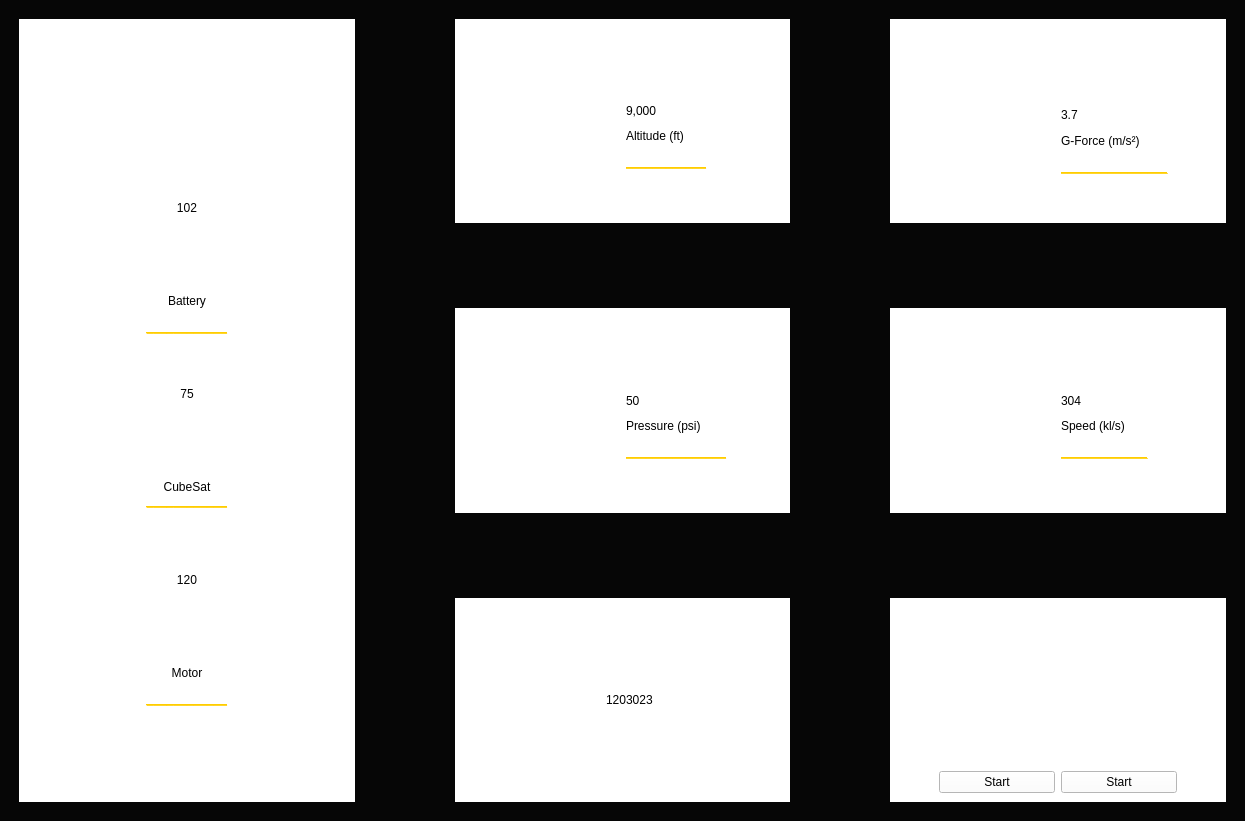
<?xml version="1.0" encoding="UTF-8"?>
<ui version="4.0">
 <class>MainWindow</class>
 <widget class="QMainWindow" name="MainWindow">
  <property name="geometry">
   <rect>
    <x>0</x>
    <y>0</y>
    <width>1245</width>
    <height>821</height>
   </rect>
  </property>
  <property name="windowTitle">
   <string>MainWindow</string>
  </property>
  <widget class="QWidget" name="central_widget">
   <property name="styleSheet">
    <string notr="true">background-color: #060606;</string>
   </property>
   <layout class="QHBoxLayout" name="horizontalLayout">
    <item>
     <layout class="QGridLayout" name="main_grid">
      <property name="leftMargin">
       <number>10</number>
      </property>
      <property name="topMargin">
       <number>10</number>
      </property>
      <property name="rightMargin">
       <number>10</number>
      </property>
      <property name="bottomMargin">
       <number>10</number>
      </property>
      <property name="horizontalSpacing">
       <number>100</number>
      </property>
      <property name="verticalSpacing">
       <number>85</number>
      </property>
      <item row="0" column="2">
       <widget class="QWidget" name="gridWidget" native="true">
        <property name="styleSheet">
         <string notr="true">background-color: white;
border-radius: 3em;
max-width: 32.5em;
max-height: 20em;</string>
        </property>
        <layout class="QGridLayout" name="gridLayout">
         <item row="0" column="0">
          <spacer name="verticalSpacer_3">
           <property name="orientation">
            <enum>Qt::Vertical</enum>
           </property>
           <property name="sizeType">
            <enum>QSizePolicy::Minimum</enum>
           </property>
           <property name="sizeHint" stdset="0">
            <size>
             <width>20</width>
             <height>40</height>
            </size>
           </property>
          </spacer>
         </item>
         <item row="1" column="0" rowspan="4">
          <widget class="QLabel" name="label_3">
           <property name="text">
            <string/>
           </property>
           <property name="pixmap">
            <pixmap>arrow.png</pixmap>
           </property>
           <property name="alignment">
            <set>Qt::AlignCenter</set>
           </property>
          </widget>
         </item>
         <item row="5" column="0">
          <spacer name="verticalSpacer_4">
           <property name="orientation">
            <enum>Qt::Vertical</enum>
           </property>
           <property name="sizeType">
            <enum>QSizePolicy::Minimum</enum>
           </property>
           <property name="sizeHint" stdset="0">
            <size>
             <width>20</width>
             <height>40</height>
            </size>
           </property>
          </spacer>
         </item>
         <item row="5" column="1">
          <spacer name="verticalSpacer">
           <property name="orientation">
            <enum>Qt::Vertical</enum>
           </property>
           <property name="sizeType">
            <enum>QSizePolicy::Minimum</enum>
           </property>
           <property name="sizeHint" stdset="0">
            <size>
             <width>20</width>
             <height>40</height>
            </size>
           </property>
          </spacer>
         </item>
         <item row="0" column="1">
          <spacer name="verticalSpacer_2">
           <property name="orientation">
            <enum>Qt::Vertical</enum>
           </property>
           <property name="sizeType">
            <enum>QSizePolicy::Minimum</enum>
           </property>
           <property name="sizeHint" stdset="0">
            <size>
             <width>20</width>
             <height>40</height>
            </size>
           </property>
          </spacer>
         </item>
         <item row="1" column="1" rowspan="2">
          <widget class="QLabel" name="alt_label">
           <property name="styleSheet">
            <string notr="true">font: 75 32pt &quot;MS Sans Serif&quot;;

</string>
           </property>
           <property name="text">
            <string>9,000</string>
           </property>
           <property name="alignment">
            <set>Qt::AlignBottom|Qt::AlignLeading|Qt::AlignLeft</set>
           </property>
          </widget>
         </item>
         <item row="3" column="1" rowspan="2">
          <widget class="QLabel" name="label">
           <property name="styleSheet">
            <string notr="true">font: 25 16pt &quot;Bahnschrift Light&quot;;</string>
           </property>
           <property name="text">
            <string>&lt;html&gt;&lt;head/&gt;&lt;body&gt;&lt;p&gt;Altitude (ft)&lt;/p&gt;&lt;p&gt;&lt;span style=&quot; text-decoration: underline; color:#ffcd00;&quot;&gt;____________&lt;/span&gt;&lt;/p&gt;&lt;/body&gt;&lt;/html&gt;</string>
           </property>
           <property name="alignment">
            <set>Qt::AlignLeading|Qt::AlignLeft|Qt::AlignVCenter</set>
           </property>
          </widget>
         </item>
        </layout>
       </widget>
      </item>
      <item row="0" column="1" rowspan="3">
       <widget class="QWidget" name="gridWidget" native="true">
        <property name="styleSheet">
         <string notr="true">background-color: white;
border-radius: 3em;
margin: .5em 4em;
padding: -2em;
max-width: 30em;</string>
        </property>
        <layout class="QGridLayout" name="gridLayout_5">
         <item row="9" column="0">
          <spacer name="verticalSpacer_17">
           <property name="orientation">
            <enum>Qt::Vertical</enum>
           </property>
           <property name="sizeType">
            <enum>QSizePolicy::Minimum</enum>
           </property>
           <property name="sizeHint" stdset="0">
            <size>
             <width>20</width>
             <height>40</height>
            </size>
           </property>
          </spacer>
         </item>
         <item row="8" column="0">
          <widget class="QLabel" name="label_13">
           <property name="styleSheet">
            <string notr="true">font: 25 16pt &quot;Bahnschrift Light&quot;;</string>
           </property>
           <property name="text">
            <string>&lt;html&gt;&lt;head/&gt;&lt;body&gt;&lt;p&gt;Motor&lt;/p&gt;&lt;p&gt;&lt;span style=&quot; text-decoration: underline; color:#ffcd00;&quot;&gt;____________&lt;/span&gt;&lt;/p&gt;&lt;/body&gt;&lt;/html&gt;</string>
           </property>
           <property name="alignment">
            <set>Qt::AlignHCenter|Qt::AlignTop</set>
           </property>
          </widget>
         </item>
         <item row="0" column="0">
          <spacer name="verticalSpacer_18">
           <property name="orientation">
            <enum>Qt::Vertical</enum>
           </property>
           <property name="sizeType">
            <enum>QSizePolicy::Fixed</enum>
           </property>
           <property name="sizeHint" stdset="0">
            <size>
             <width>20</width>
             <height>40</height>
            </size>
           </property>
          </spacer>
         </item>
         <item row="3" column="0">
          <widget class="QLabel" name="bat_temp_label">
           <property name="styleSheet">
            <string notr="true">font: 75 32pt &quot;MS Sans Serif&quot;;
</string>
           </property>
           <property name="text">
            <string>102</string>
           </property>
           <property name="alignment">
            <set>Qt::AlignHCenter|Qt::AlignTop</set>
           </property>
          </widget>
         </item>
         <item row="7" column="0">
          <widget class="QLabel" name="motor_temp_label">
           <property name="styleSheet">
            <string notr="true">font: 32pt &quot;Bahnschrift SemiBold&quot;;
</string>
           </property>
           <property name="text">
            <string>120</string>
           </property>
           <property name="alignment">
            <set>Qt::AlignHCenter|Qt::AlignTop</set>
           </property>
          </widget>
         </item>
         <item row="4" column="0">
          <widget class="QLabel" name="label_15">
           <property name="styleSheet">
            <string notr="true">font: 25 16pt &quot;Bahnschrift Light&quot;;</string>
           </property>
           <property name="text">
            <string>&lt;html&gt;&lt;head/&gt;&lt;body&gt;&lt;p&gt;Battery&lt;/p&gt;&lt;p&gt;&lt;span style=&quot; text-decoration: underline; color:#ffcd00;&quot;&gt;____________&lt;/span&gt;&lt;/p&gt;&lt;/body&gt;&lt;/html&gt;</string>
           </property>
           <property name="alignment">
            <set>Qt::AlignHCenter|Qt::AlignTop</set>
           </property>
          </widget>
         </item>
         <item row="1" column="0">
          <widget class="QLabel" name="label_16">
           <property name="text">
            <string/>
           </property>
           <property name="pixmap">
            <pixmap>temp.png</pixmap>
           </property>
           <property name="alignment">
            <set>Qt::AlignCenter</set>
           </property>
          </widget>
         </item>
         <item row="5" column="0">
          <widget class="QLabel" name="cubesat_temp_label">
           <property name="styleSheet">
            <string notr="true">font: 32pt &quot;Bahnschrift SemiBold&quot;;
</string>
           </property>
           <property name="text">
            <string>75</string>
           </property>
           <property name="alignment">
            <set>Qt::AlignHCenter|Qt::AlignTop</set>
           </property>
          </widget>
         </item>
         <item row="2" column="0">
          <spacer name="verticalSpacer_19">
           <property name="orientation">
            <enum>Qt::Vertical</enum>
           </property>
           <property name="sizeType">
            <enum>QSizePolicy::Fixed</enum>
           </property>
           <property name="sizeHint" stdset="0">
            <size>
             <width>20</width>
             <height>40</height>
            </size>
           </property>
          </spacer>
         </item>
         <item row="6" column="0">
          <widget class="QLabel" name="label_18">
           <property name="styleSheet">
            <string notr="true">font: 25 16pt &quot;Bahnschrift Light&quot;;
</string>
           </property>
           <property name="text">
            <string>&lt;html&gt;&lt;head/&gt;&lt;body&gt;&lt;p&gt;CubeSat&lt;br/&gt;&lt;span style=&quot; text-decoration: underline; color:#ffcd00;&quot;&gt;____________&lt;/span&gt;&lt;/p&gt;&lt;/body&gt;&lt;/html&gt;</string>
           </property>
           <property name="alignment">
            <set>Qt::AlignHCenter|Qt::AlignTop</set>
           </property>
          </widget>
         </item>
        </layout>
       </widget>
      </item>
      <item row="1" column="4">
       <widget class="QWidget" name="gridWidget" native="true">
        <property name="styleSheet">
         <string notr="true">background-color: white;
border-radius: 3em;</string>
        </property>
        <layout class="QGridLayout" name="gridLayout_4">
         <item row="0" column="1">
          <spacer name="verticalSpacer_14">
           <property name="orientation">
            <enum>Qt::Vertical</enum>
           </property>
           <property name="sizeType">
            <enum>QSizePolicy::Minimum</enum>
           </property>
           <property name="sizeHint" stdset="0">
            <size>
             <width>20</width>
             <height>40</height>
            </size>
           </property>
          </spacer>
         </item>
         <item row="0" column="0">
          <spacer name="verticalSpacer_15">
           <property name="orientation">
            <enum>Qt::Vertical</enum>
           </property>
           <property name="sizeType">
            <enum>QSizePolicy::Minimum</enum>
           </property>
           <property name="sizeHint" stdset="0">
            <size>
             <width>20</width>
             <height>40</height>
            </size>
           </property>
          </spacer>
         </item>
         <item row="4" column="0">
          <spacer name="verticalSpacer_16">
           <property name="orientation">
            <enum>Qt::Vertical</enum>
           </property>
           <property name="sizeType">
            <enum>QSizePolicy::Minimum</enum>
           </property>
           <property name="sizeHint" stdset="0">
            <size>
             <width>20</width>
             <height>40</height>
            </size>
           </property>
          </spacer>
         </item>
         <item row="1" column="1">
          <widget class="QLabel" name="spd_label">
           <property name="styleSheet">
            <string notr="true">font: 32pt &quot;Bahnschrift SemiBold&quot;;
</string>
           </property>
           <property name="text">
            <string>304</string>
           </property>
           <property name="alignment">
            <set>Qt::AlignBottom|Qt::AlignLeading|Qt::AlignLeft</set>
           </property>
          </widget>
         </item>
         <item row="4" column="1">
          <spacer name="verticalSpacer_13">
           <property name="orientation">
            <enum>Qt::Vertical</enum>
           </property>
           <property name="sizeType">
            <enum>QSizePolicy::Minimum</enum>
           </property>
           <property name="sizeHint" stdset="0">
            <size>
             <width>20</width>
             <height>40</height>
            </size>
           </property>
          </spacer>
         </item>
         <item row="2" column="1">
          <widget class="QLabel" name="label_12">
           <property name="styleSheet">
            <string notr="true">font: 25 16pt &quot;Bahnschrift Light&quot;;</string>
           </property>
           <property name="text">
            <string>&lt;html&gt;&lt;head/&gt;&lt;body&gt;&lt;p&gt;Speed (kl/s)&lt;/p&gt;&lt;p&gt;&lt;span style=&quot; text-decoration: underline; color:#ffcd00;&quot;&gt;_____________&lt;/span&gt;&lt;/p&gt;&lt;/body&gt;&lt;/html&gt;</string>
           </property>
          </widget>
         </item>
         <item row="1" column="0" rowspan="2">
          <widget class="QLabel" name="label_10">
           <property name="text">
            <string/>
           </property>
           <property name="pixmap">
            <pixmap>accel.png</pixmap>
           </property>
           <property name="alignment">
            <set>Qt::AlignCenter</set>
           </property>
          </widget>
         </item>
        </layout>
       </widget>
      </item>
      <item row="2" column="2">
       <widget class="QWidget" name="gridWidget" native="true">
        <property name="styleSheet">
         <string notr="true">background-color: white;
border-radius: 1.5em;
max-height: 12em;</string>
        </property>
        <layout class="QGridLayout" name="gridLayout_6">
         <item row="0" column="1">
          <widget class="QLabel" name="gps_label">
           <property name="styleSheet">
            <string notr="true">font: 20pt &quot;Bahnschrift SemiBold&quot;;
</string>
           </property>
           <property name="text">
            <string>1203023</string>
           </property>
          </widget>
         </item>
         <item row="0" column="0">
          <widget class="QLabel" name="label_2">
           <property name="text">
            <string/>
           </property>
           <property name="pixmap">
            <pixmap>gps.png</pixmap>
           </property>
           <property name="alignment">
            <set>Qt::AlignCenter</set>
           </property>
          </widget>
         </item>
         <item row="0" column="2">
          <spacer name="horizontalSpacer">
           <property name="orientation">
            <enum>Qt::Horizontal</enum>
           </property>
           <property name="sizeType">
            <enum>QSizePolicy::Fixed</enum>
           </property>
           <property name="sizeHint" stdset="0">
            <size>
             <width>40</width>
             <height>20</height>
            </size>
           </property>
          </spacer>
         </item>
        </layout>
       </widget>
      </item>
      <item row="2" column="4">
       <widget class="QWidget" name="gridWidget_2" native="true">
        <property name="styleSheet">
         <string notr="true">background-color: white;
border-radius: 5em;
max-height: 10em;</string>
        </property>
        <layout class="QGridLayout" name="gridLayout_7">
         <item row="0" column="0">
          <spacer name="horizontalSpacer_2">
           <property name="orientation">
            <enum>Qt::Horizontal</enum>
           </property>
           <property name="sizeType">
            <enum>QSizePolicy::Fixed</enum>
           </property>
           <property name="sizeHint" stdset="0">
            <size>
             <width>40</width>
             <height>20</height>
            </size>
           </property>
          </spacer>
         </item>
         <item row="0" column="1">
          <widget class="QLabel" name="label_5">
           <property name="text">
            <string/>
           </property>
           <property name="pixmap">
            <pixmap>write.png</pixmap>
           </property>
           <property name="alignment">
            <set>Qt::AlignCenter</set>
           </property>
          </widget>
         </item>
         <item row="1" column="2">
          <widget class="QPushButton" name="camera_btn">
           <property name="styleSheet">
            <string notr="true">font: 25 16pt &quot;Bahnschrift Light&quot;;</string>
           </property>
           <property name="text">
            <string>Start</string>
           </property>
          </widget>
         </item>
         <item row="0" column="2">
          <widget class="QLabel" name="label_8">
           <property name="text">
            <string/>
           </property>
           <property name="pixmap">
            <pixmap>camera.png</pixmap>
           </property>
           <property name="alignment">
            <set>Qt::AlignCenter</set>
           </property>
          </widget>
         </item>
         <item row="1" column="0">
          <spacer name="horizontalSpacer_3">
           <property name="orientation">
            <enum>Qt::Horizontal</enum>
           </property>
           <property name="sizeType">
            <enum>QSizePolicy::Fixed</enum>
           </property>
           <property name="sizeHint" stdset="0">
            <size>
             <width>40</width>
             <height>20</height>
            </size>
           </property>
          </spacer>
         </item>
         <item row="1" column="1">
          <widget class="QPushButton" name="data_btn">
           <property name="styleSheet">
            <string notr="true">font: 25 16pt &quot;Bahnschrift Light&quot;;</string>
           </property>
           <property name="text">
            <string>Start</string>
           </property>
          </widget>
         </item>
         <item row="0" column="3">
          <spacer name="horizontalSpacer_4">
           <property name="orientation">
            <enum>Qt::Horizontal</enum>
           </property>
           <property name="sizeType">
            <enum>QSizePolicy::Fixed</enum>
           </property>
           <property name="sizeHint" stdset="0">
            <size>
             <width>40</width>
             <height>20</height>
            </size>
           </property>
          </spacer>
         </item>
         <item row="1" column="3">
          <spacer name="horizontalSpacer_5">
           <property name="orientation">
            <enum>Qt::Horizontal</enum>
           </property>
           <property name="sizeType">
            <enum>QSizePolicy::Fixed</enum>
           </property>
           <property name="sizeHint" stdset="0">
            <size>
             <width>40</width>
             <height>20</height>
            </size>
           </property>
          </spacer>
         </item>
        </layout>
       </widget>
      </item>
      <item row="1" column="2">
       <widget class="QWidget" name="gridWidget" native="true">
        <property name="styleSheet">
         <string notr="true">background-color: white;
border-radius: 3em;
max-height: 20em;</string>
        </property>
        <layout class="QGridLayout" name="gridLayout_2">
         <item row="0" column="0">
          <spacer name="verticalSpacer_5">
           <property name="orientation">
            <enum>Qt::Vertical</enum>
           </property>
           <property name="sizeType">
            <enum>QSizePolicy::Minimum</enum>
           </property>
           <property name="sizeHint" stdset="0">
            <size>
             <width>20</width>
             <height>40</height>
            </size>
           </property>
          </spacer>
         </item>
         <item row="0" column="1">
          <spacer name="verticalSpacer_6">
           <property name="orientation">
            <enum>Qt::Vertical</enum>
           </property>
           <property name="sizeType">
            <enum>QSizePolicy::Minimum</enum>
           </property>
           <property name="sizeHint" stdset="0">
            <size>
             <width>20</width>
             <height>40</height>
            </size>
           </property>
          </spacer>
         </item>
         <item row="2" column="1">
          <widget class="QLabel" name="label_6">
           <property name="styleSheet">
            <string notr="true">font: 25 16pt &quot;Bahnschrift Light&quot;;</string>
           </property>
           <property name="text">
            <string>&lt;html&gt;&lt;head/&gt;&lt;body&gt;&lt;p&gt;Pressure (psi)&lt;/p&gt;&lt;p&gt;&lt;span style=&quot; text-decoration: underline; color:#ffcd00;&quot;&gt;_______________&lt;/span&gt;&lt;/p&gt;&lt;/body&gt;&lt;/html&gt;</string>
           </property>
           <property name="alignment">
            <set>Qt::AlignLeading|Qt::AlignLeft|Qt::AlignVCenter</set>
           </property>
          </widget>
         </item>
         <item row="1" column="1">
          <widget class="QLabel" name="pressure_label">
           <property name="styleSheet">
            <string notr="true">font: 32pt &quot;Bahnschrift SemiBold&quot;;
</string>
           </property>
           <property name="text">
            <string>50</string>
           </property>
           <property name="alignment">
            <set>Qt::AlignBottom|Qt::AlignLeading|Qt::AlignLeft</set>
           </property>
          </widget>
         </item>
         <item row="1" column="0" rowspan="2">
          <widget class="QLabel" name="label_4">
           <property name="text">
            <string/>
           </property>
           <property name="pixmap">
            <pixmap>barometer.png</pixmap>
           </property>
           <property name="alignment">
            <set>Qt::AlignCenter</set>
           </property>
          </widget>
         </item>
         <item row="3" column="0">
          <spacer name="verticalSpacer_7">
           <property name="orientation">
            <enum>Qt::Vertical</enum>
           </property>
           <property name="sizeType">
            <enum>QSizePolicy::Minimum</enum>
           </property>
           <property name="sizeHint" stdset="0">
            <size>
             <width>20</width>
             <height>40</height>
            </size>
           </property>
          </spacer>
         </item>
         <item row="3" column="1">
          <spacer name="verticalSpacer_8">
           <property name="orientation">
            <enum>Qt::Vertical</enum>
           </property>
           <property name="sizeType">
            <enum>QSizePolicy::Minimum</enum>
           </property>
           <property name="sizeHint" stdset="0">
            <size>
             <width>20</width>
             <height>40</height>
            </size>
           </property>
          </spacer>
         </item>
        </layout>
       </widget>
      </item>
      <item row="0" column="4">
       <widget class="QWidget" name="gridWidget" native="true">
        <property name="styleSheet">
         <string notr="true">background-color: white;
border-radius: 3em;
max-width: 32.5em;</string>
        </property>
        <layout class="QGridLayout" name="gridLayout_3">
         <item row="4" column="1">
          <spacer name="verticalSpacer_9">
           <property name="orientation">
            <enum>Qt::Vertical</enum>
           </property>
           <property name="sizeType">
            <enum>QSizePolicy::Minimum</enum>
           </property>
           <property name="sizeHint" stdset="0">
            <size>
             <width>20</width>
             <height>40</height>
            </size>
           </property>
          </spacer>
         </item>
         <item row="3" column="1">
          <widget class="QLabel" name="label_9">
           <property name="styleSheet">
            <string notr="true">font: 25 16pt &quot;Bahnschrift Light&quot;;</string>
           </property>
           <property name="text">
            <string>&lt;html&gt;&lt;head/&gt;&lt;body&gt;&lt;p&gt;G-Force (m/s²)&lt;/p&gt;&lt;p&gt;&lt;span style=&quot; text-decoration: underline; color:#ffcd00;&quot;&gt;________________&lt;/span&gt;&lt;/p&gt;&lt;/body&gt;&lt;/html&gt;</string>
           </property>
          </widget>
         </item>
         <item row="0" column="1">
          <spacer name="verticalSpacer_10">
           <property name="orientation">
            <enum>Qt::Vertical</enum>
           </property>
           <property name="sizeType">
            <enum>QSizePolicy::Minimum</enum>
           </property>
           <property name="sizeHint" stdset="0">
            <size>
             <width>20</width>
             <height>40</height>
            </size>
           </property>
          </spacer>
         </item>
         <item row="4" column="0">
          <spacer name="verticalSpacer_11">
           <property name="orientation">
            <enum>Qt::Vertical</enum>
           </property>
           <property name="sizeType">
            <enum>QSizePolicy::Minimum</enum>
           </property>
           <property name="sizeHint" stdset="0">
            <size>
             <width>20</width>
             <height>40</height>
            </size>
           </property>
          </spacer>
         </item>
         <item row="0" column="0">
          <spacer name="verticalSpacer_12">
           <property name="orientation">
            <enum>Qt::Vertical</enum>
           </property>
           <property name="sizeType">
            <enum>QSizePolicy::Minimum</enum>
           </property>
           <property name="sizeHint" stdset="0">
            <size>
             <width>20</width>
             <height>40</height>
            </size>
           </property>
          </spacer>
         </item>
         <item row="1" column="0" rowspan="3">
          <widget class="QLabel" name="label_7">
           <property name="text">
            <string/>
           </property>
           <property name="pixmap">
            <pixmap>rocket.png</pixmap>
           </property>
           <property name="alignment">
            <set>Qt::AlignCenter</set>
           </property>
          </widget>
         </item>
         <item row="2" column="1">
          <widget class="QLabel" name="gforce_label">
           <property name="styleSheet">
            <string notr="true">font: 32pt &quot;Bahnschrift SemiBold&quot;;
</string>
           </property>
           <property name="text">
            <string>3.7</string>
           </property>
          </widget>
         </item>
        </layout>
       </widget>
      </item>
     </layout>
    </item>
   </layout>
  </widget>
 </widget>
 <resources/>
 <connections/>
</ui>
